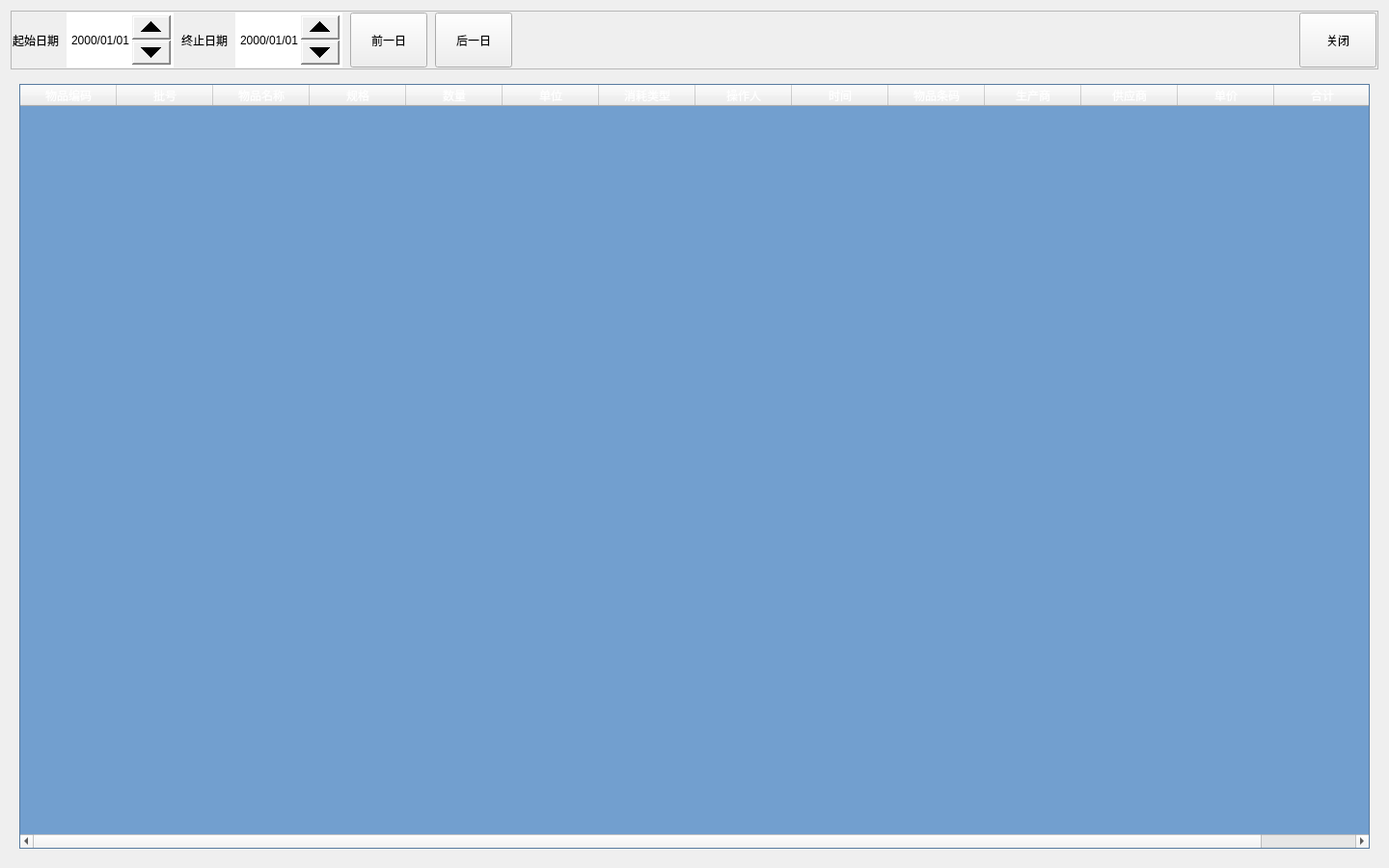
<?xml version="1.0" encoding="UTF-8"?>
<ui version="4.0">
 <class>DayReport</class>
 <widget class="QWidget" name="DayReport">
  <property name="geometry">
   <rect>
    <x>0</x>
    <y>0</y>
    <width>1440</width>
    <height>900</height>
   </rect>
  </property>
  <property name="windowTitle">
   <string>Form</string>
  </property>
  <property name="styleSheet">
   <string notr="true">QTableWidget{
background-color: rgb(114, 159, 207);
color: rgb(255, 255, 255);
}

#CheckTable{
font: 16px &quot;微软雅黑&quot;;
background-color: rgb(114, 159, 207);
color: rgb(255, 255, 255);
}</string>
  </property>
  <layout class="QVBoxLayout" name="verticalLayout" stretch="1,0">
   <item>
    <widget class="QFrame" name="frame">
     <property name="maximumSize">
      <size>
       <width>16777215</width>
       <height>61</height>
      </size>
     </property>
     <property name="styleSheet">
      <string notr="true">QDateEdit::down-button,QDateEdit::up-button{
	width:40px;
}

QWidget{
font: 18px &quot;微软雅黑&quot;;
}</string>
     </property>
     <property name="frameShape">
      <enum>QFrame::StyledPanel</enum>
     </property>
     <property name="frameShadow">
      <enum>QFrame::Raised</enum>
     </property>
     <layout class="QHBoxLayout" name="horizontalLayout_3">
      <property name="leftMargin">
       <number>1</number>
      </property>
      <property name="topMargin">
       <number>1</number>
      </property>
      <property name="rightMargin">
       <number>1</number>
      </property>
      <property name="bottomMargin">
       <number>1</number>
      </property>
      <item>
       <layout class="QHBoxLayout" name="horizontalLayout_2">
        <property name="spacing">
         <number>8</number>
        </property>
        <item>
         <widget class="QLabel" name="label">
          <property name="text">
           <string>起始日期</string>
          </property>
         </widget>
        </item>
        <item>
         <widget class="QDateEdit" name="date_start">
          <property name="sizePolicy">
           <sizepolicy hsizetype="Minimum" vsizetype="Preferred">
            <horstretch>0</horstretch>
            <verstretch>0</verstretch>
           </sizepolicy>
          </property>
          <property name="focusPolicy">
           <enum>Qt::WheelFocus</enum>
          </property>
          <property name="readOnly">
           <bool>false</bool>
          </property>
          <property name="keyboardTracking">
           <bool>false</bool>
          </property>
          <property name="displayFormat">
           <string>yyyy/MM/dd</string>
          </property>
          <property name="calendarPopup">
           <bool>false</bool>
          </property>
         </widget>
        </item>
        <item>
         <widget class="QLabel" name="label_2">
          <property name="text">
           <string>终止日期</string>
          </property>
         </widget>
        </item>
        <item>
         <widget class="QDateEdit" name="date_finish">
          <property name="sizePolicy">
           <sizepolicy hsizetype="Minimum" vsizetype="Preferred">
            <horstretch>0</horstretch>
            <verstretch>0</verstretch>
           </sizepolicy>
          </property>
          <property name="focusPolicy">
           <enum>Qt::WheelFocus</enum>
          </property>
          <property name="wrapping">
           <bool>false</bool>
          </property>
          <property name="frame">
           <bool>true</bool>
          </property>
          <property name="buttonSymbols">
           <enum>QAbstractSpinBox::UpDownArrows</enum>
          </property>
          <property name="keyboardTracking">
           <bool>false</bool>
          </property>
          <property name="displayFormat">
           <string>yyyy/MM/dd</string>
          </property>
          <property name="calendarPopup">
           <bool>false</bool>
          </property>
         </widget>
        </item>
        <item>
         <widget class="QPushButton" name="check">
          <property name="sizePolicy">
           <sizepolicy hsizetype="Maximum" vsizetype="Preferred">
            <horstretch>0</horstretch>
            <verstretch>0</verstretch>
           </sizepolicy>
          </property>
          <property name="text">
           <string>前一日</string>
          </property>
         </widget>
        </item>
        <item>
         <widget class="QPushButton" name="check_next">
          <property name="sizePolicy">
           <sizepolicy hsizetype="Minimum" vsizetype="Preferred">
            <horstretch>0</horstretch>
            <verstretch>0</verstretch>
           </sizepolicy>
          </property>
          <property name="text">
           <string>后一日</string>
          </property>
         </widget>
        </item>
       </layout>
      </item>
      <item>
       <spacer name="horizontalSpacer">
        <property name="orientation">
         <enum>Qt::Horizontal</enum>
        </property>
        <property name="sizeHint" stdset="0">
         <size>
          <width>40</width>
          <height>20</height>
         </size>
        </property>
       </spacer>
      </item>
      <item>
       <widget class="QPushButton" name="close">
        <property name="sizePolicy">
         <sizepolicy hsizetype="Preferred" vsizetype="Preferred">
          <horstretch>0</horstretch>
          <verstretch>0</verstretch>
         </sizepolicy>
        </property>
        <property name="text">
         <string>关闭</string>
        </property>
       </widget>
      </item>
     </layout>
    </widget>
   </item>
   <item>
    <widget class="QStackedWidget" name="stackTable">
     <property name="currentIndex">
      <number>0</number>
     </property>
     <widget class="QWidget" name="Page1">
      <layout class="QHBoxLayout" name="horizontalLayout" stretch="6">
       <item>
        <widget class="QTableWidget" name="list_table">
         <property name="styleSheet">
          <string notr="true">background-color: rgb(114, 159, 207);
QHeadView{
	border:0px solid grey;
}</string>
         </property>
         <property name="frameShape">
          <enum>QFrame::StyledPanel</enum>
         </property>
         <property name="sortingEnabled">
          <bool>true</bool>
         </property>
         <attribute name="horizontalHeaderCascadingSectionResizes">
          <bool>true</bool>
         </attribute>
         <attribute name="verticalHeaderCascadingSectionResizes">
          <bool>true</bool>
         </attribute>
         <column>
          <property name="text">
           <string>物品编码</string>
          </property>
          <property name="background">
           <color>
            <red>114</red>
            <green>159</green>
            <blue>207</blue>
           </color>
          </property>
          <property name="foreground">
           <brush brushstyle="SolidPattern">
            <color alpha="255">
             <red>255</red>
             <green>255</green>
             <blue>255</blue>
            </color>
           </brush>
          </property>
         </column>
         <column>
          <property name="text">
           <string>批号</string>
          </property>
          <property name="background">
           <color>
            <red>114</red>
            <green>159</green>
            <blue>207</blue>
           </color>
          </property>
          <property name="foreground">
           <brush brushstyle="SolidPattern">
            <color alpha="255">
             <red>255</red>
             <green>255</green>
             <blue>255</blue>
            </color>
           </brush>
          </property>
         </column>
         <column>
          <property name="text">
           <string>物品名称</string>
          </property>
          <property name="background">
           <color>
            <red>114</red>
            <green>159</green>
            <blue>207</blue>
           </color>
          </property>
          <property name="foreground">
           <brush brushstyle="SolidPattern">
            <color alpha="255">
             <red>255</red>
             <green>255</green>
             <blue>255</blue>
            </color>
           </brush>
          </property>
         </column>
         <column>
          <property name="text">
           <string>规格</string>
          </property>
          <property name="background">
           <color>
            <red>114</red>
            <green>159</green>
            <blue>207</blue>
           </color>
          </property>
          <property name="foreground">
           <brush brushstyle="SolidPattern">
            <color alpha="255">
             <red>255</red>
             <green>255</green>
             <blue>255</blue>
            </color>
           </brush>
          </property>
         </column>
         <column>
          <property name="text">
           <string>数量</string>
          </property>
          <property name="background">
           <color>
            <red>114</red>
            <green>159</green>
            <blue>207</blue>
           </color>
          </property>
          <property name="foreground">
           <brush brushstyle="SolidPattern">
            <color alpha="255">
             <red>255</red>
             <green>255</green>
             <blue>255</blue>
            </color>
           </brush>
          </property>
         </column>
         <column>
          <property name="text">
           <string>单位</string>
          </property>
          <property name="background">
           <color>
            <red>114</red>
            <green>159</green>
            <blue>207</blue>
           </color>
          </property>
          <property name="foreground">
           <brush brushstyle="SolidPattern">
            <color alpha="255">
             <red>255</red>
             <green>255</green>
             <blue>255</blue>
            </color>
           </brush>
          </property>
         </column>
         <column>
          <property name="text">
           <string>消耗类型</string>
          </property>
          <property name="background">
           <color>
            <red>114</red>
            <green>159</green>
            <blue>207</blue>
           </color>
          </property>
          <property name="foreground">
           <brush brushstyle="SolidPattern">
            <color alpha="255">
             <red>255</red>
             <green>255</green>
             <blue>255</blue>
            </color>
           </brush>
          </property>
         </column>
         <column>
          <property name="text">
           <string>操作人</string>
          </property>
          <property name="background">
           <color>
            <red>114</red>
            <green>159</green>
            <blue>207</blue>
           </color>
          </property>
          <property name="foreground">
           <brush brushstyle="SolidPattern">
            <color alpha="255">
             <red>255</red>
             <green>255</green>
             <blue>255</blue>
            </color>
           </brush>
          </property>
         </column>
         <column>
          <property name="text">
           <string>时间</string>
          </property>
          <property name="background">
           <color>
            <red>114</red>
            <green>159</green>
            <blue>207</blue>
           </color>
          </property>
          <property name="foreground">
           <brush brushstyle="SolidPattern">
            <color alpha="255">
             <red>255</red>
             <green>255</green>
             <blue>255</blue>
            </color>
           </brush>
          </property>
         </column>
         <column>
          <property name="text">
           <string>物品条码</string>
          </property>
          <property name="background">
           <color>
            <red>114</red>
            <green>159</green>
            <blue>207</blue>
           </color>
          </property>
          <property name="foreground">
           <brush brushstyle="SolidPattern">
            <color alpha="255">
             <red>255</red>
             <green>255</green>
             <blue>255</blue>
            </color>
           </brush>
          </property>
         </column>
         <column>
          <property name="text">
           <string>生产商</string>
          </property>
          <property name="background">
           <color>
            <red>114</red>
            <green>159</green>
            <blue>207</blue>
           </color>
          </property>
          <property name="foreground">
           <brush brushstyle="SolidPattern">
            <color alpha="255">
             <red>255</red>
             <green>255</green>
             <blue>255</blue>
            </color>
           </brush>
          </property>
         </column>
         <column>
          <property name="text">
           <string>供应商</string>
          </property>
          <property name="background">
           <color>
            <red>114</red>
            <green>159</green>
            <blue>207</blue>
           </color>
          </property>
          <property name="foreground">
           <brush brushstyle="SolidPattern">
            <color alpha="255">
             <red>255</red>
             <green>255</green>
             <blue>255</blue>
            </color>
           </brush>
          </property>
         </column>
         <column>
          <property name="text">
           <string>单价</string>
          </property>
          <property name="background">
           <color>
            <red>114</red>
            <green>159</green>
            <blue>207</blue>
           </color>
          </property>
          <property name="foreground">
           <brush brushstyle="SolidPattern">
            <color alpha="255">
             <red>255</red>
             <green>255</green>
             <blue>255</blue>
            </color>
           </brush>
          </property>
         </column>
         <column>
          <property name="text">
           <string>合计</string>
          </property>
          <property name="background">
           <color>
            <red>114</red>
            <green>159</green>
            <blue>207</blue>
           </color>
          </property>
          <property name="foreground">
           <brush brushstyle="SolidPattern">
            <color alpha="255">
             <red>255</red>
             <green>255</green>
             <blue>255</blue>
            </color>
           </brush>
          </property>
         </column>
        </widget>
       </item>
      </layout>
     </widget>
     <widget class="QWidget" name="page"/>
    </widget>
   </item>
  </layout>
 </widget>
 <resources/>
 <connections/>
</ui>
